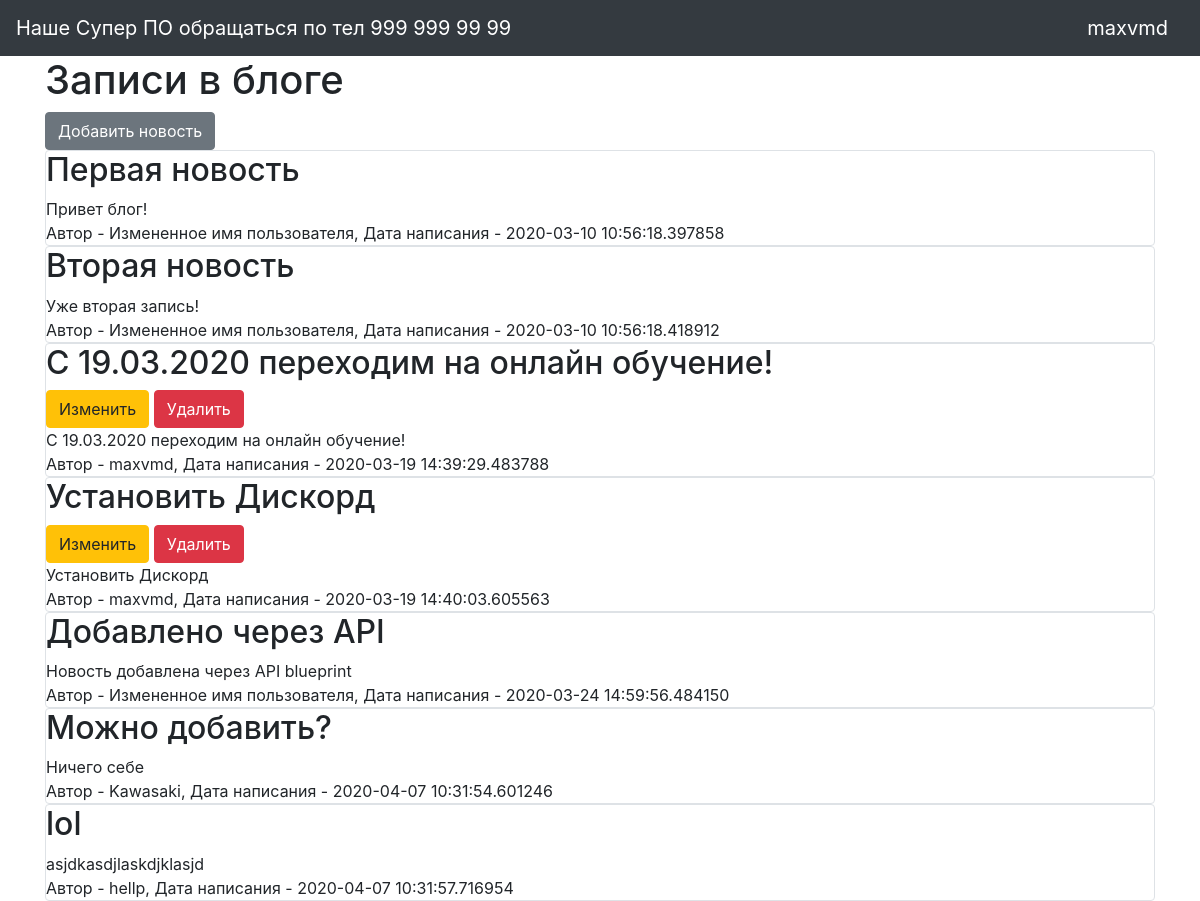
/ (signed in), run on the app's committed database.
### data/users.py (models this page shows, shortened)
class User(SqlAlchemyBase, UserMixin, SerializerMixin):
    __tablename__ = 'users'
    id = sqlalchemy.Column(sqlalchemy.Integer,
                           primary_key=True, autoincrement=True)
    name = sqlalchemy.Column(sqlalchemy.String, nullable=True)
    about = sqlalchemy.Column(sqlalchemy.String, nullable=True)
    email = sqlalchemy.Column(sqlalchemy.String,
                              index=True, unique=True, nullable=True)
    hashed_password = sqlalchemy.Column(sqlalchemy.String, nullable=True)
    created_date = sqlalchemy.Column(sqlalchemy.DateTime,
                                     default=datetime.datetime.now)
    news = orm.relation("News", back_populates='user')

### data/news.py (models this page shows, shortened)
class News(SqlAlchemyBase, SerializerMixin):
    __tablename__ = 'news'
    id = sqlalchemy.Column(sqlalchemy.Integer,
                           primary_key=True, autoincrement=True)
    title = sqlalchemy.Column(sqlalchemy.String, nullable=True)
    content = sqlalchemy.Column(sqlalchemy.String, nullable=True)
    created_date = sqlalchemy.Column(sqlalchemy.DateTime,
                                     default=datetime.datetime.now)
    is_private = sqlalchemy.Column(sqlalchemy.Boolean, default=True)
    user_id = sqlalchemy.Column(sqlalchemy.Integer,
                                sqlalchemy.ForeignKey("users.id"))
    user = orm.relation('User')

### main.py (the view)
@app.route("/")
def index():
    session = db_session.create_session()
    if current_user.is_authenticated:
        news = session.query(News).filter(
            (News.user == current_user) | (News.is_private != True))
    else:
        news = session.query(News).filter(News.is_private != True)
    return render_template("index.html", news=news)

### data/db_session.py (called while the page is built)
def create_session() -> Session:
    global __factory
    return __factory()

### main.py (called while the page is built)
@login_manager.user_loader
def load_user(user_id):
    session = db_session.create_session()
    return session.query(User).get(user_id)

### templates/index.html
{% extends "base.html" %}
{% block content %}
<h1>Записи в блоге</h1>
    {% if current_user.is_authenticated %}
        <a href="news" class="btn btn-secondary">Добавить новость</a>
    {% endif %}
{% for item in news%}
<div class="col-md6 border rounded">
    <h2>{{item.title}}</h2>
    {% if current_user.is_authenticated and current_user == item.user %}
    <div>
        <a href="/news/{{ item.id }}" class="btn btn-warning">Изменить</a>
        <a href="/news_delete/{{ item.id }}" class="btn btn-danger">Удалить</a>
    </div>
    {% endif %}
    <div>
        {{item.content}}
    </div>
    <div>
        Автор - {{item.user.name}}, Дата написания - {{item.created_date}}
    </div>
</div>
{% endfor %}
{% endblock %}

### templates/base.html (shortened to what this page needs)
<!doctype html>
<html lang="ru">
<head>
    <link rel="stylesheet"
          href="https://stackpath.bootstrapcdn.com/bootstrap/4.4.1/css/bootstrap.min.css"
>
</head>
<body>
<header>
    <nav class="navbar navbar-dark bg-dark">
        <a class="navbar-brand" href="#">Наше Супер ПО обращаться по тел 999 999 99 99</a>
        {% if current_user.is_authenticated %}
            <a class="navbar-brand" href="/logout">{{ current_user.name }}</a>
        {% else %}
            <p>
                <a class="btn btn-primary " href="/register">Зарегистрироваться</a>
                <a class="btn btn-success" href="/login">Войти</a>
            </p>
        {% endif %}
    </nav>
</header>
<main role="main" class="container">
    {% block content %}{% endblock %}
</main>
</body>
</html>

### data on the page
User: name "maxvmd"
News: title "Первая новость", content "Привет блог!", user.name "Измененное имя пользователя", created_date "2020-03-10 10:56:18.397858"
News: title "Вторая новость", content "Уже вторая запись!", user.name "Измененное имя пользователя", created_date "2020-03-10 10:56:18.418912"
News: title "C 19.03.2020 переходим на онлайн обучение!", content "C 19.03.2020 переходим на онлайн обучение!", user.name "maxvmd", created_date "2020-03-19 14:39:29.483788"
News: title "Установить Дискорд", content "Установить Дискорд", user.name "maxvmd", created_date "2020-03-19 14:40:03.605563"
News: title "Добавлено через API", content "Новость добавлена через API blueprint", user.name "Измененное имя пользователя", created_date "2020-03-24 14:59:56.484150"
News: title "Можно добавить?", content "Ничего себе", user.name "Kawasaki", created_date "2020-04-07 10:31:54.601246"
News: title "lol", content "asjdkasdjlaskdjklasjd", user.name "hellp", created_date "2020-04-07 10:31:57.716954"
